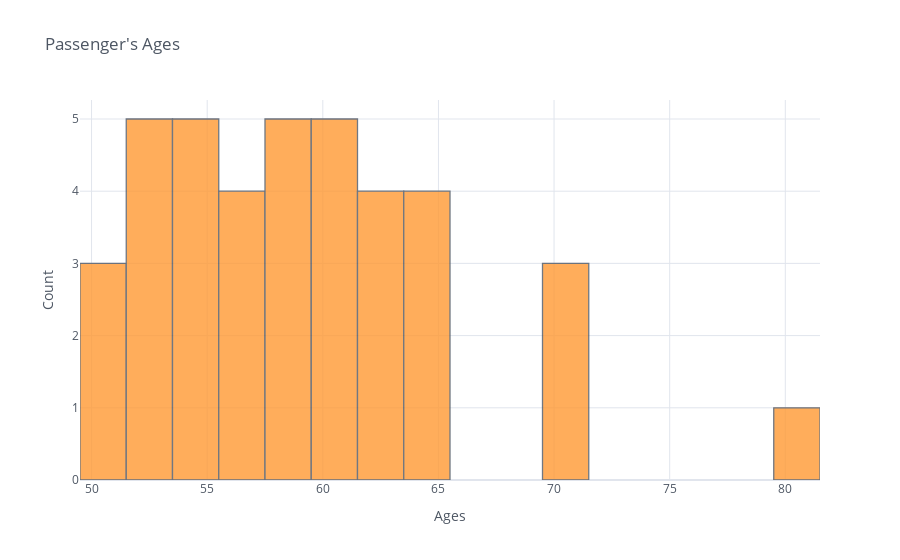

The notebook cell saved with this chart:
### Markdown cell above
![image.png](attachment:image.png)

### Code cell
(titanic[(titanic['Age']>50) & (titanic['Pclass']==1)])["Age"].iplot(kind="histogram", bins=20, theme="white", title="Passenger's Ages",xTitle='Ages', yTitle='Count')

### Figure 1 — Plotly figure (JSON) as saved in the notebook; plotly's stock layout.template omitted (floating-point values rounded to 4 significant figures)
{"data": [{"histfunc": "count", "histnorm": "", "marker": {"color": "rgba(255, 153, 51, 1.0)", "line": {"color": "#4D5663", "width": 1.3}}, "name": "Age", "nbinsx": 20, "opacity": 0.8, "orientation": "v", "type": "histogram", "x": [54, 58, 65, 71, 54, 51, 61, 56, 58, 62, 52, 58, 63, 60, 64, 52, 65, 56, 58, 55, 71, 54, 54, 64, 62, 53, 60, 52, 61, 80, 56, 58, 60, 70, 51, 52, 62, 51, 56]}], "layout": {"barmode": "overlay", "legend": {"bgcolor": "#FFFFFF", "font": {"color": "#4D5663"}}, "paper_bgcolor": "#FFFFFF", "plot_bgcolor": "#FFFFFF", "title": {"font": {"color": "#4D5663"}, "text": "Passenger's Ages"}, "xaxis": {"gridcolor": "#E1E5ED", "showgrid": true, "tickfont": {"color": "#4D5663"}, "title": {"font": {"color": "#4D5663"}, "text": "Ages"}, "zerolinecolor": "#E1E5ED"}, "yaxis": {"gridcolor": "#E1E5ED", "showgrid": true, "tickfont": {"color": "#4D5663"}, "title": {"font": {"color": "#4D5663"}, "text": "Count"}, "zerolinecolor": "#E1E5ED"}}}
